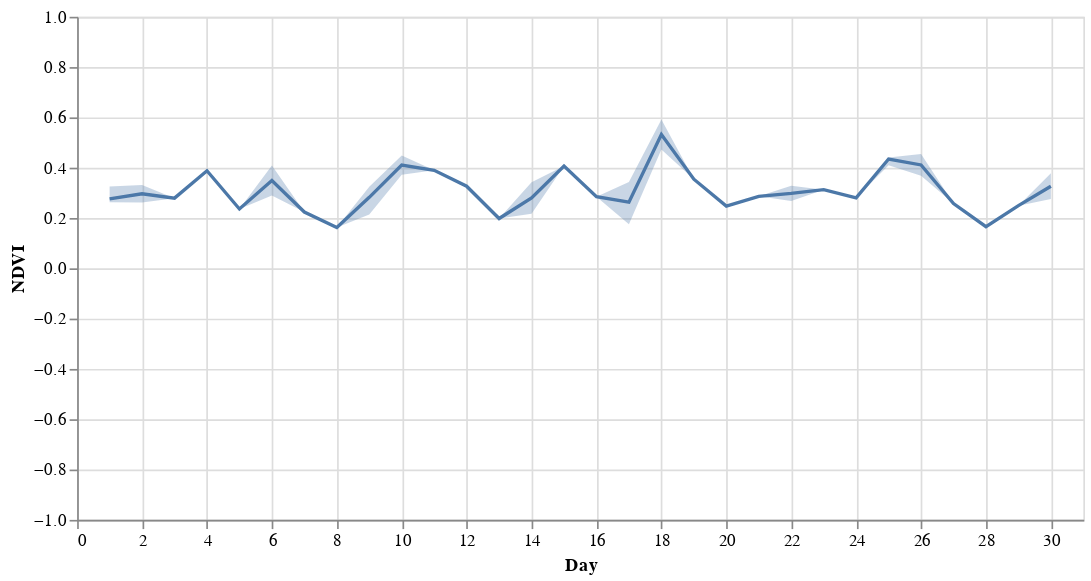

The notebook cell saved with this chart:
### Code cell
base = alt.Chart(ndvi_df).encode(
    x=alt.X('Day:Q', scale=alt.Scale(domain=(0, 31))))

line = base.mark_line().encode(
    y=alt.Y('median(NDVI):Q', scale=alt.Scale(domain=(-1, 1))))

band = base.mark_errorband(extent='iqr').encode(
    y='NDVI:Q')

(line + band).properties(width=600, height=300).interactive()

### Figure 1 — Vega-Lite specification as saved in the notebook (floating-point values rounded to 4 significant figures)
{"config": {"view": {"continuousWidth": 400, "continuousHeight": 300}}, "layer": [{"mark": "line", "encoding": {"x": {"type": "quantitative", "field": "Day", "scale": {"domain": [0, 31]}}, "y": {"type": "quantitative", "aggregate": "median", "field": "NDVI", "scale": {"domain": [-1, 1]}}}, "selection": {"selector003": {"type": "interval", "bind": "scales", "encodings": ["x", "y"]}}}, {"mark": {"type": "errorband", "extent": "iqr"}, "encoding": {"x": {"type": "quantitative", "field": "Day", "scale": {"domain": [0, 31]}}, "y": {"type": "quantitative", "field": "NDVI"}}}], "data": {"name": "data-e4293d2070489b43d2bda240815e303c"}, "height": 300, "width": 600, "$schema": "https://vega.github.io/schema/vega-lite/v4.8.1.json", "datasets": {"data-e4293d2070489b43d2bda240815e303c": [{"NDVI": 0.3737, "millis": 1546300800000, "system:index": "20190101", "Timestamp": "2019-01-01T00:00:00", "Year": 2019, "Month": 1, "Day": 1, "DOY": 1}, {"NDVI": 0.366, "millis": 1546992000000, "system:index": "20190109", "Timestamp": "2019-01-09T00:00:00", "Year": 2019, "Month": 1, "Day": 9, "DOY": 9}, {"NDVI": 0.08731, "millis": 1547683200000, "system:index": "20190117", "Timestamp": "2019-01-17T00:00:00", "Year": 2019, "Month": 1, "Day": 17, "DOY": 17}, {"NDVI": 0.4461, "millis": 1548374400000, "system:index": "20190125", "Timestamp": "2019-01-25T00:00:00", "Year": 2019, "Month": 1, "Day": 25, "DOY": 25}, {"NDVI": 0.2267, "millis": 1549065600000, "system:index": "20190202", "Timestamp": "2019-02-02T00:00:00", "Year": 2019, "Month": 2, "Day": 2, "DOY": 33}, {"NDVI": 0.487, "millis": 1549756800000, "system:index": "20190210", "Timestamp": "2019-02-10T00:00:00", "Year": 2019, "Month": 2, "Day": 10, "DOY": 41}, {"NDVI": 0.651, "millis": 1550448000000, "system:index": "20190218", "Timestamp": "2019-02-18T00:00:00", "Year": 2019, "Month": 2, "Day": 18, "DOY": 49}, {"NDVI": 0.4972, "millis": 1551139200000, "system:index": "20190226", "Timestamp": "2019-02-26T00:00:00", "Year": 2019, "Month": 2, "Day": 26, "DOY": 57}, {"NDVI": 0.4689, "millis": 1551830400000, "system:index": "20190306", "Timestamp": "2019-03-06T00:00:00", "Year": 2019, "Month": 3, "Day": 6, "DOY": 65}, {"NDVI": 0.4046, "millis": 1552521600000, "system:index": "20190314", "Timestamp": "2019-03-14T00:00:00", "Year": 2019, "Month": 3, "Day": 14, "DOY": 73}, {"NDVI": 0.3579, "millis": 1553212800000, "system:index": "20190322", "Timestamp": "2019-03-22T00:00:00", "Year": 2019, "Month": 3, "Day": 22, "DOY": 81}, {"NDVI": 0.429, "millis": 1553904000000, "system:index": "20190330", "Timestamp": "2019-03-30T00:00:00", "Year": 2019, "Month": 3, "Day": 30, "DOY": 89}, {"NDVI": 0.2237, "millis": 1554595200000, "system:index": "20190407", "Timestamp": "2019-04-07T00:00:00", "Year": 2019, "Month": 4, "Day": 7, "DOY": 97}, {"NDVI": 0.4063, "millis": 1555286400000, "system:index": "20190415", "Timestamp": "2019-04-15T00:00:00", "Year": 2019, "Month": 4, "Day": 15, "DOY": 105}, {"NDVI": 0.3128, "millis": 1555977600000, "system:index": "20190423", "Timestamp": "2019-04-23T00:00:00", "Year": 2019, "Month": 4, "Day": 23, "DOY": 113}, {"NDVI": 0.2499, "millis": 1556668800000, "system:index": "20190501", "Timestamp": "2019-05-01T00:00:00", "Year": 2019, "Month": 5, "Day": 1, "DOY": 121}, {"NDVI": 0.2822, "millis": 1557360000000, "system:index": "20190509", "Timestamp": "2019-05-09T00:00:00", "Year": 2019, "Month": 5, "Day": 9, "DOY": 129}, {"NDVI": 0.4236, "millis": 1558051200000, "system:index": "20190517", "Timestamp": "2019-05-17T00:00:00", "Year": 2019, "Month": 5, "Day": 17, "DOY": 137}, {"NDVI": 0.4345, "millis": 1558742400000, "system:index": "20190525", "Timestamp": "2019-05-25T00:00:00", "Year": 2019, "Month": 5, "Day": 25, "DOY": 145}, {"NDVI": 0.3659, "millis": 1559433600000, "system:index": "20190602", "Timestamp": "2019-06-02T00:00:00", "Year": 2019, "Month": 6, "Day": 2, "DOY": 153}, {"NDVI": 0.3337, "millis": 1560124800000, "system:index": "20190610", "Timestamp": "2019-06-10T00:00:00", "Year": 2019, "Month": 6, "Day": 10, "DOY": 161}, {"NDVI": 0.4125, "millis": 1560816000000, "system:index": "20190618", "Timestamp": "2019-06-18T00:00:00", "Year": 2019, "Month": 6, "Day": 18, "DOY": 169}, {"NDVI": 0.3245, "millis": 1561507200000, "system:index": "20190626", "Timestamp": "2019-06-26T00:00:00", "Year": 2019, "Month": 6, "Day": 26, "DOY": 177}, {"NDVI": 0.3877, "millis": 1562198400000, "system:index": "20190704", "Timestamp": "2019-07-04T00:00:00", "Year": 2019, "Month": 7, "Day": 4, "DOY": 185}, {"NDVI": 0.3265, "millis": 1562889600000, "system:index": "20190712", "Timestamp": "2019-07-12T00:00:00", "Year": 2019, "Month": 7, "Day": 12, "DOY": 193}, {"NDVI": 0.2474, "millis": 1563580800000, "system:index": "20190720", "Timestamp": "2019-07-20T00:00:00", "Year": 2019, "Month": 7, "Day": 20, "DOY": 201}, {"NDVI": 0.1654, "millis": 1564272000000, "system:index": "20190728", "Timestamp": "2019-07-28T00:00:00", "Year": 2019, "Month": 7, "Day": 28, "DOY": 209}, {"NDVI": 0.236, "millis": 1564963200000, "system:index": "20190805", "Timestamp": "2019-08-05T00:00:00", "Year": 2019, "Month": 8, "Day": 5, "DOY": 217}, {"NDVI": 0.1979, "millis": 1565654400000, "system:index": "20190813", "Timestamp": "2019-08-13T00:00:00", "Year": 2019, "Month": 8, "Day": 13, "DOY": 225}, {"NDVI": 0.2862, "millis": 1566345600000, "system:index": "20190821", "Timestamp": "2019-08-21T00:00:00", "Year": 2019, "Month": 8, "Day": 21, "DOY": 233}, {"NDVI": 0.2491, "millis": 1567036800000, "system:index": "20190829", "Timestamp": "2019-08-29T00:00:00", "Year": 2019, "Month": 8, "Day": 29, "DOY": 241}, {"NDVI": 0.2293, "millis": 1567728000000, "system:index": "20190906", "Timestamp": "2019-09-06T00:00:00", "Year": 2019, "Month": 9, "Day": 6, "DOY": 249}, {"NDVI": 0.1548, "millis": 1568419200000, "system:index": "20190914", "Timestamp": "2019-09-14T00:00:00", "Year": 2019, "Month": 9, "Day": 14, "DOY": 257}, {"NDVI": 0.2375, "millis": 1569110400000, "system:index": "20190922", "Timestamp": "2019-09-22T00:00:00", "Year": 2019, "Month": 9, "Day": 22, "DOY": 265}, {"NDVI": 0.2239, "millis": 1569801600000, "system:index": "20190930", "Timestamp": "2019-09-30T00:00:00", "Year": 2019, "Month": 9, "Day": 30, "DOY": 273}, {"NDVI": 0.1623, "millis": 1570492800000, "system:index": "20191008", "Timestamp": "2019-10-08T00:00:00", "Year": 2019, "Month": 10, "Day": 8, "DOY": 281}, {"NDVI": 0.2844, "millis": 1571184000000, "system:index": "20191016", "Timestamp": "2019-10-16T00:00:00", "Year": 2019, "Month": 10, "Day": 16, "DOY": 289}, {"NDVI": 0.2803, "millis": 1571875200000, "system:index": "20191024", "Timestamp": "2019-10-24T00:00:00", "Year": 2019, "Month": 10, "Day": 24, "DOY": 297}, {"NDVI": 0.276, "millis": 1572566400000, "system:index": "20191101", "Timestamp": "2019-11-01T00:00:00", "Year": 2019, "Month": 11, "Day": 1, "DOY": 305}, {"NDVI": 0.1464, "millis": 1573257600000, "system:index": "20191109", "Timestamp": "2019-11-09T00:00:00", "Year": 2019, "Month": 11, "Day": 9, "DOY": 313}, {"NDVI": 0.2631, "millis": 1573948800000, "system:index": "20191117", "Timestamp": "2019-11-17T00:00:00", "Year": 2019, "Month": 11, "Day": 17, "DOY": 321}, {"NDVI": 0.385, "millis": 1574640000000, "system:index": "20191125", "Timestamp": "2019-11-25T00:00:00", "Year": 2019, "Month": 11, "Day": 25, "DOY": 329}, {"NDVI": 0.279, "millis": 1575331200000, "system:index": "20191203", "Timestamp": "2019-12-03T00:00:00", "Year": 2019, "Month": 12, "Day": 3, "DOY": 337}, {"NDVI": 0.3898, "millis": 1576022400000, "system:index": "20191211", "Timestamp": "2019-12-11T00:00:00", "Year": 2019, "Month": 12, "Day": 11, "DOY": 345}, {"NDVI": 0.3544, "millis": 1576713600000, "system:index": "20191219", "Timestamp": "2019-12-19T00:00:00", "Year": 2019, "Month": 12, "Day": 19, "DOY": 353}, {"NDVI": 0.2573, "millis": 1577404800000, "system:index": "20191227", "Timestamp": "2019-12-27T00:00:00", "Year": 2019, "Month": 12, "Day": 27, "DOY": 361}]}}
